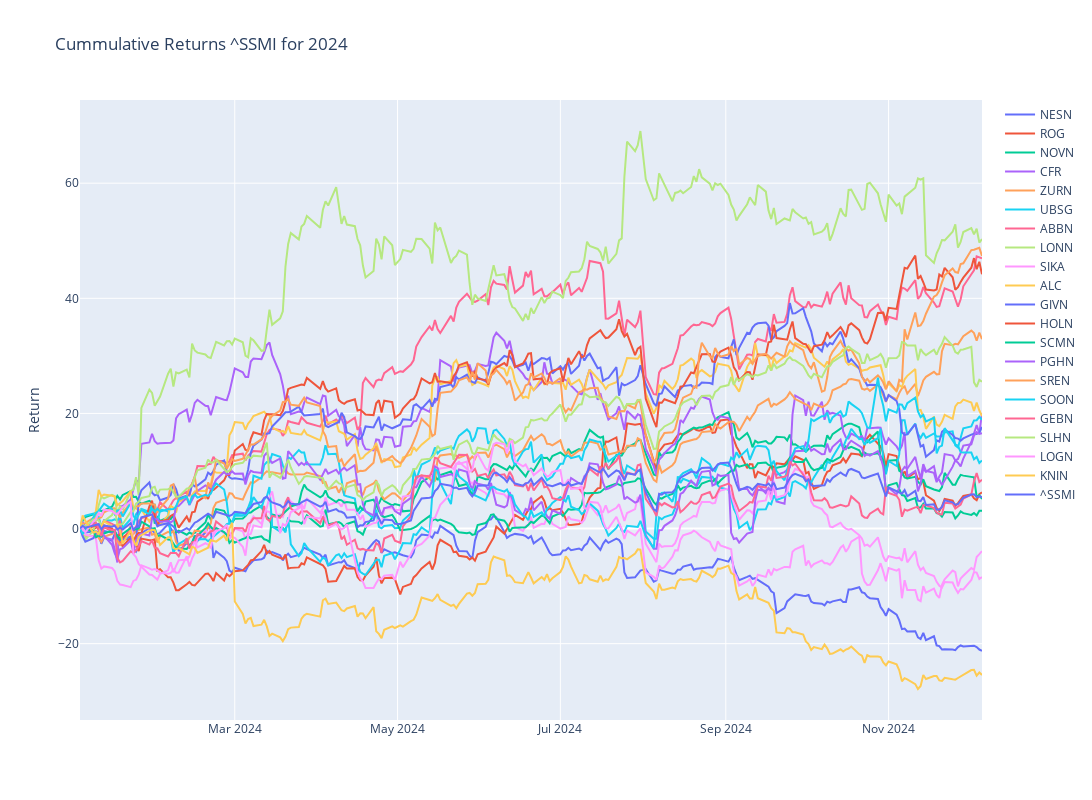

The code cell stored with this chart in its notebook:
### Code cell
# Plotly
fig = make_subplots()

# Graph (1,1)
# Loop all stock files and get cummulative return for year
for stock in tqdm(index_list):
    f = os.path.join("../input", stock)
    df = pd.read_csv(f+".csv",index_col="Date",parse_dates=True)
    df['Cummulative_Return'] = cumulative_return(df["Adj Close"].loc[year])
    fig.add_trace(go.Scatter(x=df['Cummulative_Return'].loc[year].index,y=df['Cummulative_Return'].loc[year],mode="lines",name=stock.split('.')[0]),row=1,col=1)

# Update xaxis properties
fig.update_yaxes(title_text="Return", row=1, col=1)

fig.update_layout(height=800, width=1300,showlegend=True,title=f"Cummulative Returns {ticker} for {year}")

fig.show()

### Figure 1 — Plotly figure (JSON) as saved in the notebook; plotly's stock layout.template omitted (floating-point values rounded to 4 significant figures; data arrays with more than 128 entries replaced by an {"elided": "..."} marker saying what was removed)
{"data": [{"mode": "lines", "name": "NESN", "type": "scatter", "x": {"elided": "237 str values"}, "xaxis": "x", "y": {"elided": "237 float values"}, "yaxis": "y"}, {"mode": "lines", "name": "ROG", "type": "scatter", "x": {"elided": "237 str values"}, "xaxis": "x", "y": {"elided": "237 float values"}, "yaxis": "y"}, {"mode": "lines", "name": "NOVN", "type": "scatter", "x": {"elided": "237 str values"}, "xaxis": "x", "y": {"elided": "237 float values"}, "yaxis": "y"}, {"mode": "lines", "name": "CFR", "type": "scatter", "x": {"elided": "237 str values"}, "xaxis": "x", "y": {"elided": "237 float values"}, "yaxis": "y"}, {"mode": "lines", "name": "ZURN", "type": "scatter", "x": {"elided": "237 str values"}, "xaxis": "x", "y": {"elided": "237 float values"}, "yaxis": "y"}, {"mode": "lines", "name": "UBSG", "type": "scatter", "x": {"elided": "237 str values"}, "xaxis": "x", "y": {"elided": "237 float values"}, "yaxis": "y"}, {"mode": "lines", "name": "ABBN", "type": "scatter", "x": {"elided": "237 str values"}, "xaxis": "x", "y": {"elided": "237 float values"}, "yaxis": "y"}, {"mode": "lines", "name": "LONN", "type": "scatter", "x": {"elided": "237 str values"}, "xaxis": "x", "y": {"elided": "237 float values"}, "yaxis": "y"}, {"mode": "lines", "name": "SIKA", "type": "scatter", "x": {"elided": "237 str values"}, "xaxis": "x", "y": {"elided": "237 float values"}, "yaxis": "y"}, {"mode": "lines", "name": "ALC", "type": "scatter", "x": {"elided": "237 str values"}, "xaxis": "x", "y": {"elided": "237 float values"}, "yaxis": "y"}, {"mode": "lines", "name": "GIVN", "type": "scatter", "x": {"elided": "237 str values"}, "xaxis": "x", "y": {"elided": "237 float values"}, "yaxis": "y"}, {"mode": "lines", "name": "HOLN", "type": "scatter", "x": {"elided": "237 str values"}, "xaxis": "x", "y": {"elided": "237 float values"}, "yaxis": "y"}, {"mode": "lines", "name": "SCMN", "type": "scatter", "x": {"elided": "237 str values"}, "xaxis": "x", "y": {"elided": "237 float values"}, "yaxis": "y"}, {"mode": "lines", "name": "PGHN", "type": "scatter", "x": {"elided": "237 str values"}, "xaxis": "x", "y": {"elided": "237 float values"}, "yaxis": "y"}, {"mode": "lines", "name": "SREN", "type": "scatter", "x": {"elided": "237 str values"}, "xaxis": "x", "y": {"elided": "237 float values"}, "yaxis": "y"}, {"mode": "lines", "name": "SOON", "type": "scatter", "x": {"elided": "237 str values"}, "xaxis": "x", "y": {"elided": "237 float values"}, "yaxis": "y"}, {"mode": "lines", "name": "GEBN", "type": "scatter", "x": {"elided": "237 str values"}, "xaxis": "x", "y": {"elided": "237 float values"}, "yaxis": "y"}, {"mode": "lines", "name": "SLHN", "type": "scatter", "x": {"elided": "237 str values"}, "xaxis": "x", "y": {"elided": "237 float values"}, "yaxis": "y"}, {"mode": "lines", "name": "LOGN", "type": "scatter", "x": {"elided": "237 str values"}, "xaxis": "x", "y": {"elided": "237 float values"}, "yaxis": "y"}, {"mode": "lines", "name": "KNIN", "type": "scatter", "x": {"elided": "237 str values"}, "xaxis": "x", "y": {"elided": "237 float values"}, "yaxis": "y"}, {"mode": "lines", "name": "^SSMI", "type": "scatter", "x": {"elided": "236 str values"}, "xaxis": "x", "y": {"elided": "236 float values"}, "yaxis": "y"}], "layout": {"height": 800, "showlegend": true, "title": {"text": "Cummulative Returns ^SSMI for 2024"}, "width": 1300, "xaxis": {"anchor": "y", "domain": [0, 1]}, "yaxis": {"anchor": "x", "domain": [0, 1], "title": {"text": "Return"}}}}
